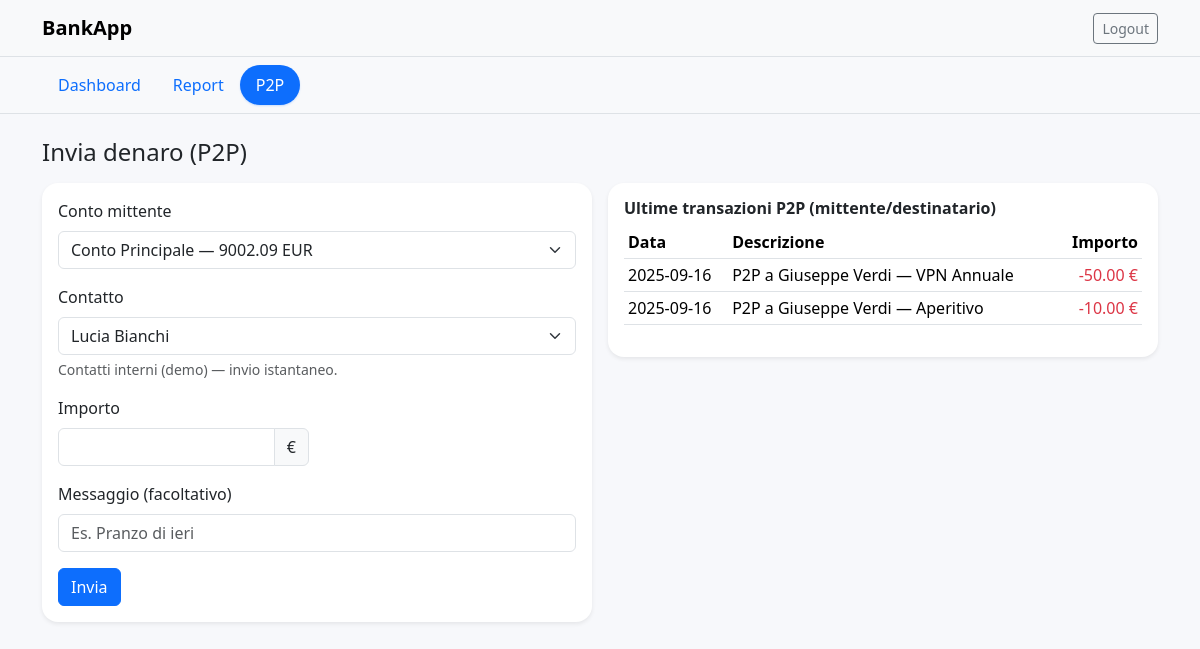
Screenshot of /p2p (signed in) with the database file from the repository.
### tables this page shows
CREATE TABLE transactions (
  transaction_id TEXT PRIMARY KEY,              -- es. TRX001
  account_id     TEXT NOT NULL,
  piggy_id       TEXT,                          -- relazione opzionale
  date           TEXT NOT NULL,
  description    TEXT,
  category       TEXT,
  type           TEXT NOT NULL,                 -- DEBIT|CREDIT
  amount         REAL NOT NULL,                 -- segno coerente con 'type'
  created_at     TEXT DEFAULT (datetime('now')),
  FOREIGN KEY (account_id) REFERENCES accounts(account_id) ON DELETE CASCADE,
  FOREIGN KEY (piggy_id)  REFERENCES piggy_banks(piggy_id) ON DELETE SET NULL
);

### app.py (the view)
@app.route("/p2p")
@login_required
def p2p():
    db = get_db()
    user_id = session["user_id"]
    accounts = db.execute("""
        SELECT account_id, name, iban, currency, balance
        FROM accounts
        WHERE user_id = ?
        ORDER BY created_at DESC
    """, (user_id,)).fetchall()
    contacts = db.execute("""
        SELECT contact_id, display_name, target_user_id, target_account_id
        FROM contacts
        WHERE owner_user_id = ?
        ORDER BY created_at DESC
    """, (user_id,)).fetchall()
    p2p_tx = db.execute("""
        SELECT date, description, type, amount
        FROM transactions t
        JOIN accounts a ON a.account_id = t.account_id
        WHERE a.user_id = ? AND t.category = 'P2P'
        ORDER BY date DESC, t.created_at DESC
        LIMIT 10
    """, (user_id,)).fetchall()
    return render_template("p2p.html", accounts=accounts, contacts=contacts, p2p_tx=p2p_tx)

### app.py (called while the page is built)
def get_db():
    if 'db' not in g:
        g.db = sqlite3.connect(app.config['DATABASE'])
        g.db.row_factory = sqlite3.Row
        g.db.execute("PRAGMA foreign_keys = ON;")
    return g.db

def login_required(view_func):
    from functools import wraps
    @wraps(view_func)
    def wrapped(*args, **kwargs):
        if not session.get('user_id'):
            return redirect(url_for('login', next=request.path))
        return view_func(*args, **kwargs)
    return wrapped

### templates/p2p.html (shortened to what this page needs)
{% extends "base.html" %}
{% block content %}
<div class="d-flex align-items-center justify-content-between mb-3">
  <h1 class="h4 mb-0">Invia denaro (P2P)</h1>
</div>
<div class="row g-3">
  <div class="col-12 col-lg-6">
    <div class="card shadow-sm border-0">
      <div class="card-body">
        <form id="p2pForm" class="row g-3" action="{{ url_for('api_p2p_send') }}" method="post">
          <div class="col-12">
            <label class="form-label">Conto mittente</label>
            <select class="form-select" name="from_account_id" required>
              {% for a in accounts %}
              <option value="{{ a['account_id'] }}">{{ a['name'] or a['account_id'] }} — {{ "%.2f"|format(a['balance']) }} {{ a['currency'] }}</option>
              {% endfor %}
            </select>
          </div>
          <div class="col-12">
            <label class="form-label">Contatto</label>
            <select class="form-select" id="contactSelect" name="contact_id" required>
              {% for c in contacts %}
              <option value="{{ c['contact_id'] }}">{{ c['display_name'] }}</option>
              {% endfor %}
            </select>
            <div class="form-text">Contatti interni (demo) — invio istantaneo.</div>
          </div>
          <div class="col-6">
            <label class="form-label">Importo</label>
            <div class="input-group">
              <input type="number" step="0.01" min="0.01" class="form-control" name="amount" required>
              <span class="input-group-text">€</span>
            </div>
          </div>
          <div class="col-12">
            <label class="form-label">Messaggio (facoltativo)</label>
            <input type="text" class="form-control" name="message" placeholder="Es. Pranzo di ieri">
          </div>
          <div class="col-12">
            <button class="btn btn-primary" type="submit">Invia</button>
          </div>
        </form>
        <div class="toast-container position-fixed top-0 start-50 translate-middle-x p-3" id="p2pToastStack" style="z-index:1090;"></div>
      </div>
    </div>
  </div>
  <div class="col-12 col-lg-6">
    <div class="card shadow-sm border-0">
      <div class="card-body">
        <h2 class="h6">Ultime transazioni P2P (mittente/destinatario)</h2>
        <div class="table-responsive mt-2">
          <table class="table table-sm">
            <thead>
              <tr>
                <th>Data</th>
                <th>Descrizione</th>
                <th class="text-end">Importo</th>
              </tr>
            </thead>
            <tbody id="p2pTableBody">
              {% for t in p2p_tx %}
              <tr>
                <td>{{ t['date'] }}</td>
                <td>{{ t['description'] }}</td>
                <td class="text-end">
                  <span class="{{ 'text-success' if t['type']=='CREDIT' else 'text-danger' }}">
                    {{ '%.2f'|format(t['amount']) }} €
                  </span>
                </td>
              </tr>
              {% else %}
              <tr>
                <td colspan="3" class="text-secondary small">Nessun movimento P2P recente.</td>
              </tr>
              {% endfor %}
            </tbody>
          </table>
        </div>
      </div>
    </div>
  </div>
</div>
{% endblock %}

### templates/base.html (shortened to what this page needs)
<!doctype html>
<html lang="it" data-bs-theme="light">
<head>
  <link href="https://cdn.jsdelivr.net/npm/bootstrap@5.3.3/dist/css/bootstrap.min.css"
        rel="stylesheet"
>
  <link rel="stylesheet" href="https://cdn.jsdelivr.net/npm/bootstrap-icons@1.11.3/font/bootstrap-icons.css">
  <link rel="stylesheet" href="{{ url_for('static', filename='css/styles.css') }}">
</head>
<body>
  <nav class="navbar navbar-expand-lg bg-body-tertiary border-bottom">
    <div class="container">
      <a class="navbar-brand fw-semibold" href="{{ url_for('index') }}">BankApp</a>
      <div id="mainNav" class="collapse navbar-collapse">
        {% if session.get('user_id') %}
        <ul class="navbar-nav ms-auto align-items-lg-center">
          <li class="nav-item ms-lg-3">
            <form method="post" action="{{ url_for('logout') }}">
              <button class="btn btn-outline-secondary btn-sm" type="submit">Logout</button>
            </form>
          </li>
        </ul>
        {% endif %}
      </div>
    </div>
  </nav>
  {% if session.get('user_id') %}
  {% set ep = (request.endpoint or '') %}
  <div class="bg-subnav border-bottom">
    <div class="container">
      <ul class="nav nav-pills header-nav py-2" role="tablist">
        <li class="nav-item">
          <a class="nav-link {% if ep.startswith('dashboard') %}active{% endif %}"
             href="{{ url_for('dashboard') }}"
             {% if ep.startswith('dashboard') %}aria-current="page"{% endif %}>
            Dashboard
          </a>
        </li>
        <li class="nav-item">
          <a class="nav-link {% if ep.startswith('reports') %}active{% endif %}"
             href="{{ url_for('reports') }}"
             {% if ep.startswith('reports') %}aria-current="page"{% endif %}>
            Report
          </a>
        </li>
        <li class="nav-item">
          <a class="nav-link {% if ep.startswith('p2p') %}active{% endif %}"
             href="{{ url_for('p2p') }}"
             {% if ep.startswith('p2p') %}aria-current="page"{% endif %}>
            P2P
          </a>
        </li>
      </ul>
    </div>
  </div>
  {% endif %}
  <main class="container my-4">
    {% block content %}{% endblock %}
  </main>
</body>
</html>

### static/css/styles.css (style rules this page uses)
body { background: #f7f8fb; }
.card { border-radius: 1rem; }
.table th { font-weight: 600; }
.bg-subnav { background: #f8f9fb; }
.header-nav .nav-link { border-radius: 999px; color: #0d6efd; font-weight: 500; }
.header-nav .nav-link.active { background: #0d6efd; color: #fff !important; box-shadow: 0 1px 2px rgba(13,110,253,.2); }
.card .h6 { font-weight: 600; }

### rows the page displays
transactions: date "2025-09-16", description "P2P a Giuseppe Verdi — VPN Annuale", amount "-50.00"
transactions: date "2025-09-16", description "P2P a Giuseppe Verdi — Aperitivo", amount "-10.00"

### other values shown
form field from_account_id "Conto Principale — 9002.09 EUR"
form field contact_id "Lucia Bianchi"
